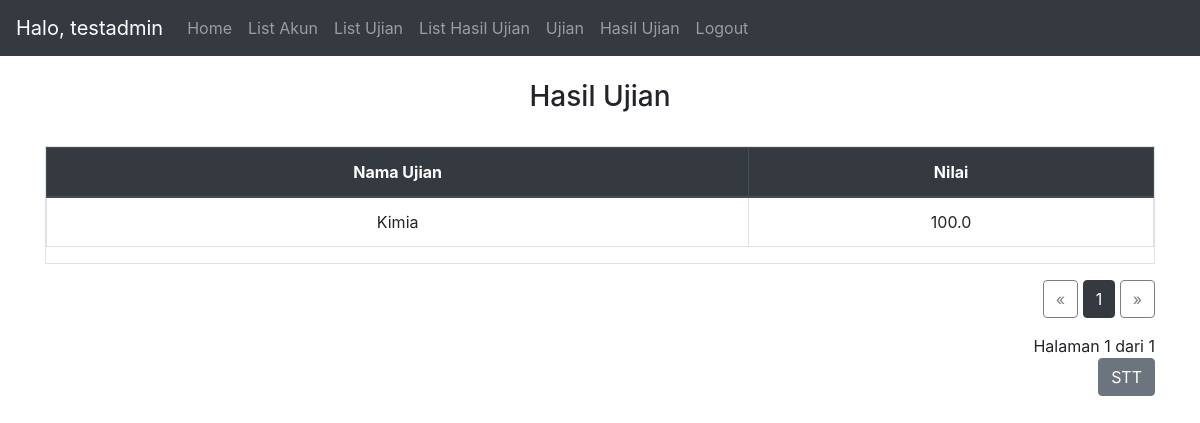
Before: /result/1 (signed in) with the older database file.
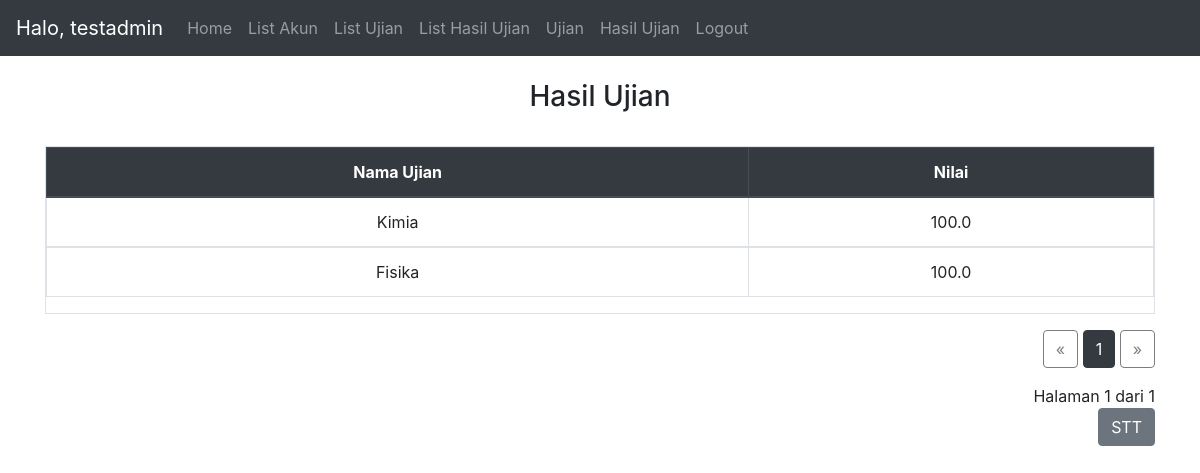
After: the same page with the newer database file.
### website/models.py (models this page shows)
class Result(db.Model):
    id = db.Column(db.Integer, primary_key=True)
    user_id = db.Column(db.Integer, db.ForeignKey('user.id'))
    user_name = db.Column(db.String(150))
    exam_id = db.Column(db.Integer, db.ForeignKey('exam.id'))
    exam_name = db.Column(db.String(150))
    grade = db.Column(db.Float)

### website/views.py (the view)
@views.route('/result/<page>', methods=['GET','POST'])
@login_required
def result(page):
    db_result = Result.query.filter_by(user_id=current_user.id).paginate(page=int(page), per_page=10)
    return render_template("result.html", user=current_user, results=db_result)

### website/__init__.py (called while the page is built)
def create_app():
    app = Flask(__name__)
    app.config['SECRET_KEY'] = 'secret key'
    app.config['SQLALCHEMY_DATABASE_URI'] = f'sqlite:///{DB_NAME}'
    db.init_app(app)
    from .views import views
    from .auth import auth
    app.register_blueprint(views, url_prefix='/')
    app.register_blueprint(auth, url_prefix='/')
    from .models import User, Note, Exam, Result, Question,UserAnswer #,Class
    with app.app_context():
        db.create_all()
    login_manager = LoginManager()
    login_manager.login_view = 'auth.login'
    login_manager.init_app(app)
    @login_manager.user_loader
    def load_user(id):
        return User.query.get(int(id))
    return app

### website/templates/result.html
{% extends "base.html" %} {% block title %}Hasil Ujian{% endblock %} {% block
    content %}
    <br>
    <h3 align="center">Hasil Ujian</h3>
    <br>
    <div class="table table-responsive table-hover table-bordered">
      <table class="table">
        <thead class="text-center thead-dark">
          <tr>
            <th>Nama Ujian</th>
            <th>Nilai</th>
          </tr>
        </thead>
        {% for result in results %}
        <tbody class="text-center">
          <td>{{result.exam_name}}</td>
          <td>{{result.grade}}</td>
        </tbody>
        {% endfor %}
      </table>
    </div>
    <div class="text-right">
      <a href="{{results.prev_num}}" class="btn btn-outline-dark {% if results.page == 1 %}disabled{% endif %}">&laquo;</a>
      {% for number in results.iter_pages(left_edge=1, right_edge=1, left_current=1, right_current=2) %}
        {% if number %}
          {% if results.page != number %}
            <span>
              <a class="btn btn-outline-dark"
                  href="{{number}}">
              {{number}}
              </a>
            </span>
          {% else %}
              <span class="btn btn-dark">{{number}}</span>
          {% endif %}
        {% else %}
        ...
        {% endif %}
      {% endfor %}
      <a href="{{results.next_num}}" class="btn btn-outline-dark {% if results.page == results.pages %}disabled{% endif %}">&raquo;</a>
      <p class="text-right mt-3">
        Halaman {{ results.page }} dari {{ results.pages }}
        <br><a class="btn btn-secondary" id="stt" href="/stt/nav">STT</a>
      </p>
    </div>
    {% endblock %}

Changed rows visible on the page:
added Result: exam_name "Fisika", grade "100.0"
